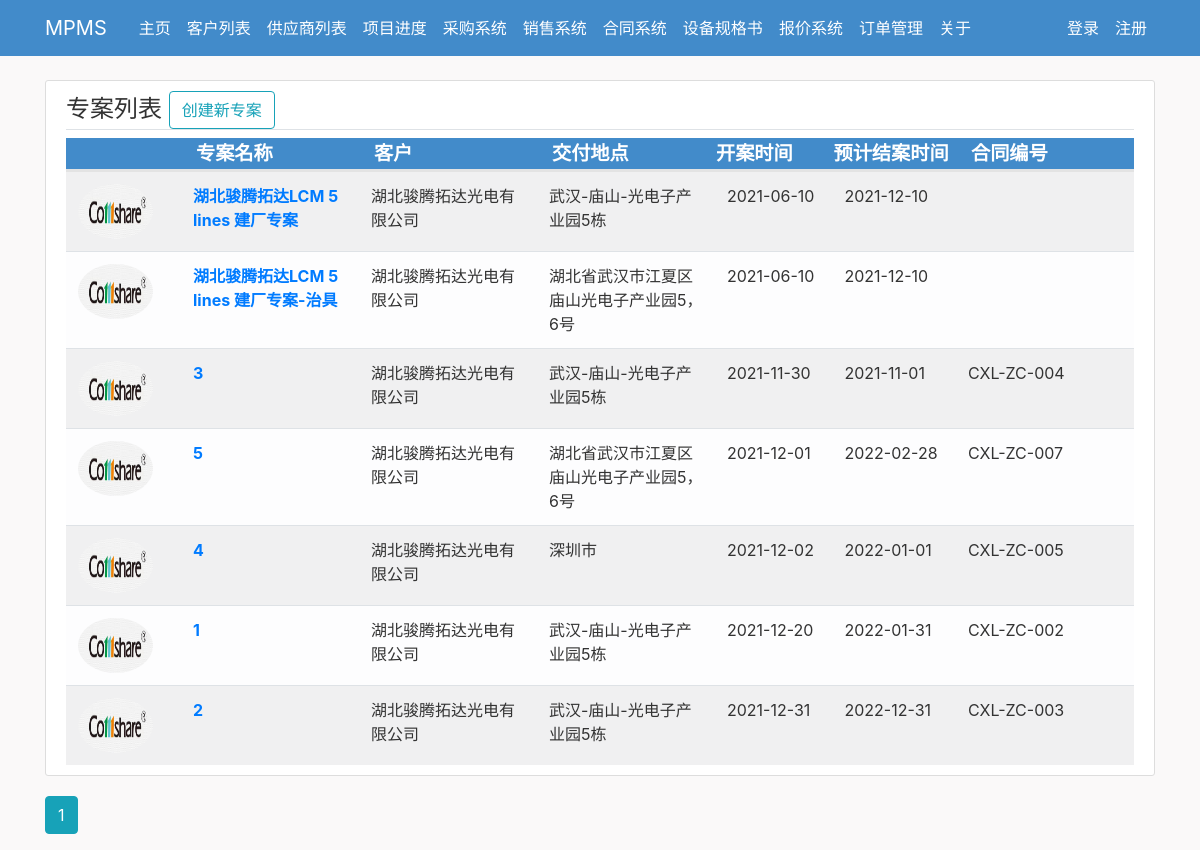
The page / on the database its author committed.
### MPMS_files/models.py (models this page shows, shortened)
class Case(db.Model):
    id = db.Column(db.Integer, primary_key=True)
    case_name = db.Column(db.String(60), nullable=False)
    address = db.Column(db.String(50), nullable=False)
    start_date = db.Column(db.DateTime, default=datetime.now(), nullable=False)
    want_end_date = db.Column(db.DateTime)
    contract_code = db.Column(db.String(20))
    guest_id = db.Column(db.Integer, db.ForeignKey('guest.id'), nullable=False)
    user_id = db.Column(db.Integer, db.ForeignKey('user.id'), nullable=False)
    case_details = db.relationship("CaseDetail", backref='case_title', lazy=True)

class Guest(db.Model):
    id = db.Column(db.Integer, primary_key=True)
    guest_name = db.Column(db.String(30), nullable=False, unique=True)
    guest_code = db.Column(db.String(30), nullable=False, unique=True)
    address = db.Column(db.String(50), nullable=False)
    contacts = db.relationship("GuestContact", backref="company_title", lazy=True)
    cases = db.relationship("Case", backref="company_title", lazy=True)

### MPMS_files/routes.py (the view)
@app.route('/')
def index():
    page = request.args.get('page', 1, type=int)
    cases = Case.query.order_by(Case.start_date.asc()).paginate(per_page=10)
    return render_template("main.html", cases=cases)

### MPMS_files/templates/main.html
{% extends "general_layout.html" %}
{% block content %}
    <div class="content-section">
        <legend class="border-bottom mk-4">
            <span>专案列表</span>
            <span class="mr-2">
            <a href="{{ url_for('query_guest') }}" class="btn btn-outline-info">创建新专案</a>
        </span>
        </legend>
        <table class="table-light table-hover table-striped">
            <thead>
            <tr class="table-heading">
                <th class="col-sm-1" scope="col"></th>
                <th class="col-sm-2" scope="col">专案名称</th>
                <th class="col-sm-2" scope="col">客户</th>
                <th class="col-sm-2" scope="col">交付地点</th>
                <th class="col-sm-1.5" scope="col">开案时间</th>
                <th class="col-sm-1.5" scope="col">预计结案时间</th>
                <th class="col-sm-2" scope="col">合同编号</th>
            </tr>
            </thead>
            <tbody>
            {% for case in cases.items %}
                <tr class="table">
                    {% if case.author.group == 'Comshare' %}
                        <th scope="row"><img class="rounded-circle logo-img "
                                             src="{{ url_for('static',filename='company_logos/Comshare.jpg') }}"></th>
                    {% elif case.author.group == 'CH' %}
                        <th scope="row"><img class="rounded-circle logo-img "
                                             src="{{ url_for('static',filename='company_logos/CH.jpg') }}"></th>
                    {% endif %}
                    <th scope="row"><a href="{{ url_for('casedetail',case_id=case.id) }}">{{ case.case_name }}</a> </th>
                    <td>{{ case.company_title.guest_name }}</td>
                    <td>{{ case.address }}</td>
                    <td>{{ case.start_date.strftime('%Y-%m-%d') }}</td>
                    <td>{{ case.want_end_date.strftime('%Y-%m-%d') }}</td>
                    <td>{{ case.contract_code }}</td>
                </tr>
            {% endfor %}
            </tbody>
        </table>
    </div>
    {% for page_num in cases.iter_pages(left_edge=1,right_edge=1,left_current=1,right_current=2) %}
        {% if page_num %}
            {% if page_num == cases.page %}
                <a class="btn btn-info mb-3" href="{{ url_for('index',page=page_num) }}">{{ page_num }}</a>
            {% else %}
                <a class="btn btn-outline-info mb-3" href="{{ url_for('index',page=page_num) }}">{{ page_num }}</a>
            {% endif %}
        {% else %}
            ...
        {% endif %}
    {% endfor %}
{% endblock %}

### MPMS_files/templates/general_layout.html (shortened to what this page needs)
<!DOCTYPE html>
<html>
<head>
    <link rel="stylesheet" href="https://maxcdn.bootstrapcdn.com/bootstrap/4.0.0/css/bootstrap.min.css"
>
    <link rel="stylesheet" type="text/css" href="{{ url_for('static',filename='main.css') }}">
</head>
<body>
<header class="site-header">
    <nav class="navbar navbar-expand-md navbar-dark bg-steel fixed-top">
        <div class="container">
            <a class="navbar-brand mr-4" href="/">MPMS</a>
            <div class="collapse navbar-collapse" id="navbarToggle">
                <div class="navbar-nav mr-auto">
                    <a class="nav-item nav-link" href={{ url_for("index") }}>主页</a>
                    <a class="nav-item nav-link" href={{ url_for("guest") }}>客户列表</a>
                    <a class="nav-item nav-link" href={{ url_for("vendor") }}>供应商列表</a>
                    <a class="nav-item nav-link" href="#">项目进度</a>
                    <a class="nav-item nav-link" href="#">采购系统</a>
                    <a class="nav-item nav-link" href="#">销售系统</a>
                    <a class="nav-item nav-link" href="#">合同系统</a>
                    <a class="nav-item nav-link" href="#">设备规格书</a>
                    <a class="nav-item nav-link" href="#">报价系统</a>
                    <a class="nav-item nav-link" href="#">订单管理</a>
                    <a class="nav-item nav-link" href="#">关于</a>
                </div>
                <div class="navbar-nav">
                    {% if current_user.is_authenticated %}
                        <a class="nav-item nav-link" href= {{ url_for("account") }}>欢迎{{ current_user.group }}</a>
                        <a class="nav-item nav-link" href={{ url_for("logout") }}>登出</a>
                    {% else %}
                        <a class="nav-item nav-link" href={{ url_for('login') }}>登录</a>
                        <a class="nav-item nav-link" href={{ url_for('register') }}>注册</a>
                    {% endif %}
                </div>
            </div>
        </div>
    </nav>
</header>
<main role="main" class="container">
    <div class="row">
        <div class="col-md-12">
            {% block content %}{% endblock %}
        </div>
    </div>
</main>
</body>
</html>

### MPMS_files/static/main.css (style rules this page uses)
body { background: #faf9f9; color: #333333; margin-top: 5rem; }
.bg-steel { background-color: #428bca; }
.site-header .navbar-nav .nav-link { color: #ffffff; }
.content-section { background: #ffffff; padding: 10px 20px; border: 1px solid #dddddd; border-radius: 3px; margin-bottom: 20px; }
.logo-img { height: 55px; width: 75px; margin-right: 16px; }
.table-heading { font-size: 1.2rem; color: #ffffff; border-bottom: 3px solid #e3e3e3; background: #428bca; }

### rows shown on the page
Case: case_name "湖北骏腾拓达LCM 5 lines 建厂专案", company_title.guest_name "湖北骏腾拓达光电有限公司", address "武汉-庙山-光电子产业园5栋", start_date "2021-06-10", want_end_date "2021-12-10"
Case: case_name "湖北骏腾拓达LCM 5 lines 建厂专案-治具", company_title.guest_name "湖北骏腾拓达光电有限公司", address "湖北省武汉市江夏区庙山光电子产业园5，6号", start_date "2021-06-10", want_end_date "2021-12-10"
Case: case_name "3", company_title.guest_name "湖北骏腾拓达光电有限公司", address "武汉-庙山-光电子产业园5栋", start_date "2021-11-30", want_end_date "2021-11-01", contract_code "CXL-ZC-004"
Case: case_name "5", company_title.guest_name "湖北骏腾拓达光电有限公司", address "湖北省武汉市江夏区庙山光电子产业园5，6号", start_date "2021-12-01", want_end_date "2022-02-28", contract_code "CXL-ZC-007"
Case: case_name "4", company_title.guest_name "湖北骏腾拓达光电有限公司", address "深圳市", start_date "2021-12-02", want_end_date "2022-01-01", contract_code "CXL-ZC-005"
Case: case_name "1", company_title.guest_name "湖北骏腾拓达光电有限公司", address "武汉-庙山-光电子产业园5栋", start_date "2021-12-20", want_end_date "2022-01-31", contract_code "CXL-ZC-002"
Case: case_name "2", company_title.guest_name "湖北骏腾拓达光电有限公司", address "武汉-庙山-光电子产业园5栋", start_date "2021-12-31", want_end_date "2022-12-31", contract_code "CXL-ZC-003"

### other values the page prints
{{ page_num }} "1"
